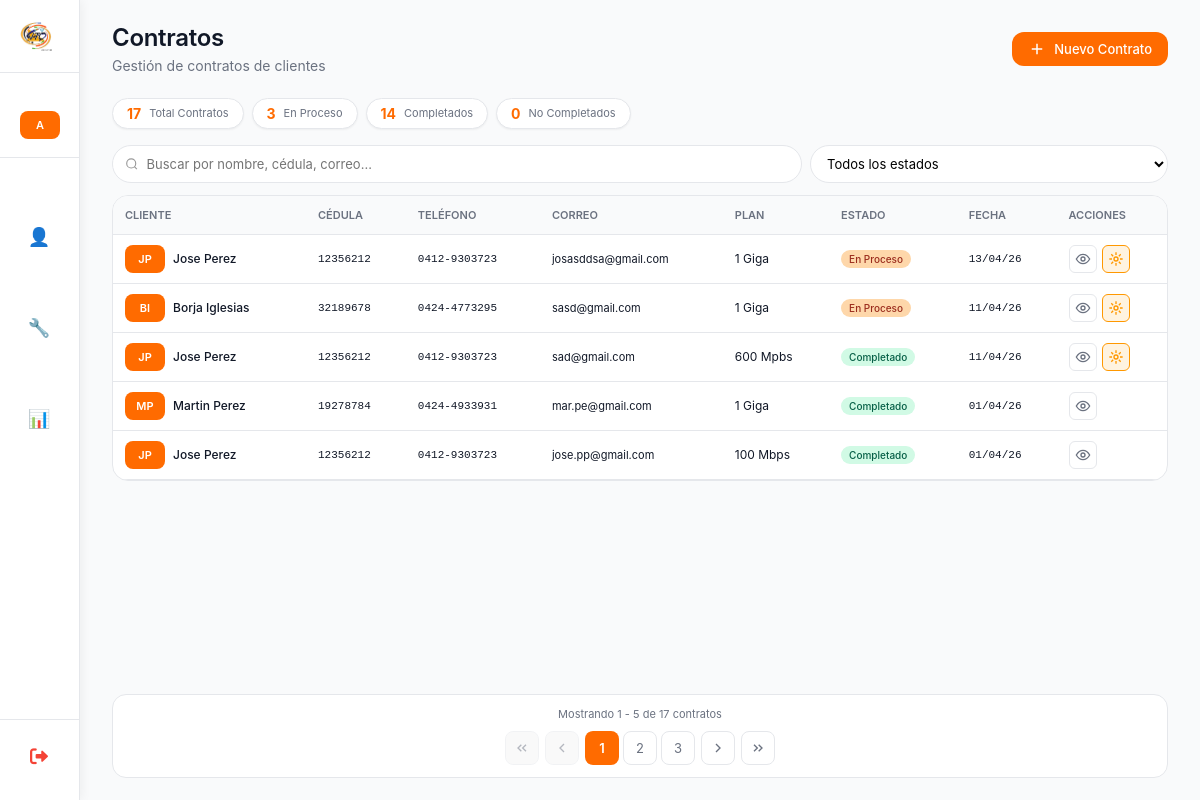
The page /lista_contratos/ (signed in) on the database as committed earlier.
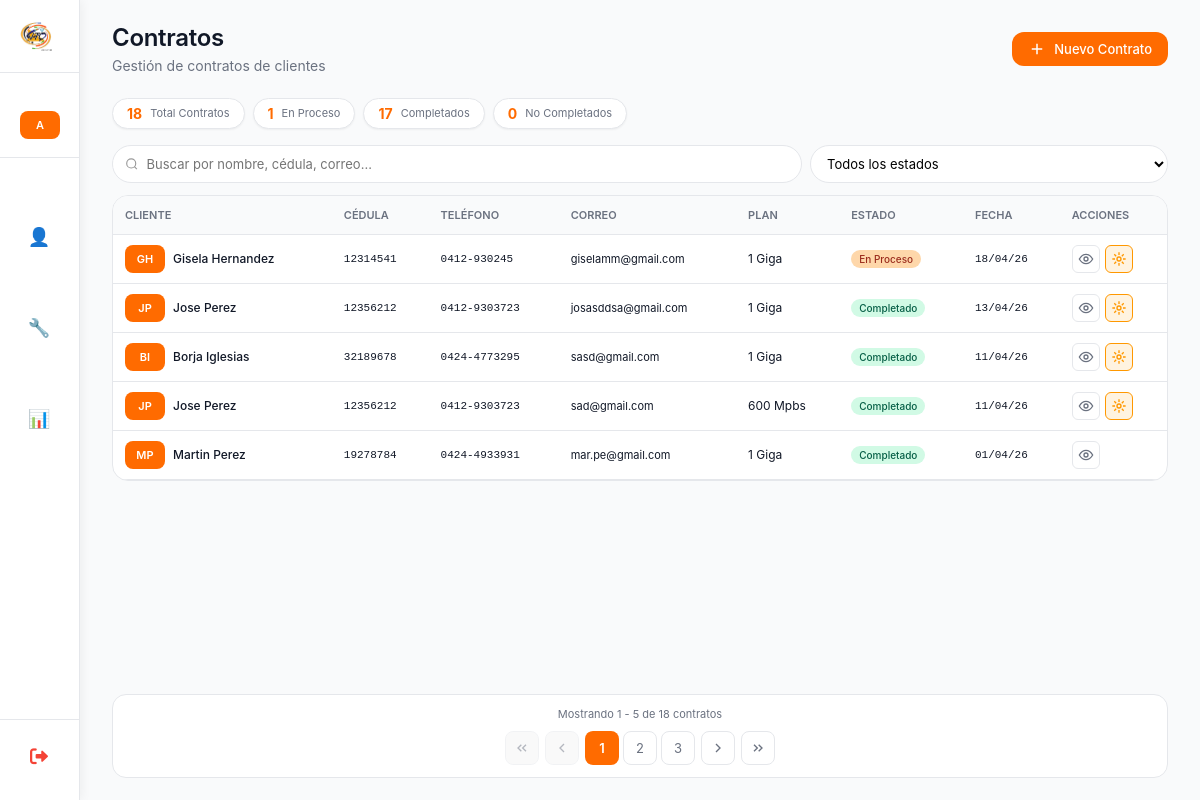
The same page on the database as committed later.
### myapp/models.py (models this page shows, shortened)
class ContratoCliente(models.Model):
    class SimplePlusChoices(models.TextChoices):
        SI = 'SI', 'Sí'
        NO = 'NO', 'No'
    class EstadoContrato(models.TextChoices):
        EN_PROCESO = 'EN_PROCESO', 'En Proceso'
        COMPLETADO = 'COMPLETADO', 'Completado'
        NO_COMPLETADO = 'NO_COMPLETADO', 'No Completado'
    cliente_potencial = models.ForeignKey('ClientePotencial',on_delete=models.CASCADE,related_name='contratos',verbose_name="Cliente Potencial")
    otro_telefono = models.CharField(max_length=20,verbose_name="Otro Teléfono",blank=True,null=True,help_text="Teléfono adicional de contacto")
    correo_electronico = models.EmailField(verbose_name="Correo Electrónico",max_length=254,unique=True)
    direccion_detallada = models.TextField(max_length=500,verbose_name="Dirección Detallada",help_text="Calle, avenida, urbanización, casa/edificio, piso, apartamento")
    fecha_nacimiento = models.DateField(verbose_name="Fecha de Nacimiento")
    plan_contratado = models.ForeignKey(Plan,on_delete=models.PROTECT,related_name='contratos',verbose_name="Plan a Contratar")
    simple_plus = models.CharField(max_length=2,choices=SimplePlusChoices.choices,default=SimplePlusChoices.NO,verbose_name="Simple Plus",help_text="¿El cliente tiene Simple Plus?")
    modalidad_equipo = models.ForeignKey(ModalidadEquipo,on_delete=models.PROTECT,related_name='contratos',verbose_name="Modalidad del Equipo")
    punto_referencia = models.CharField(max_length=255,verbose_name="Punto de Referencia",help_text="Referencia para encontrar la ubicación")
    tipo_vivienda = models.ForeignKey(TipoVivienda,on_delete=models.PROTECT,related_name='contratos',verbose_name="Tipo de Vivienda")
    numero_casa = models.CharField(max_length=50,verbose_name="Número de Casa/Edificio",help_text="Número de la casa, edificio, apartamento")
    numero_pago_movil = models.CharField(blank=True, null=True,max_length=20,verbose_name="Número de Pago Móvil",help_text="Número de teléfono donde se realizó el pago")
    foto_pago = models.ImageField(blank=True, null=True,upload_to='pagos/',verbose_name="Foto del Pago",help_text="Captura de pantalla o foto del comprobante de pago")
    red = models.ForeignKey(Red,on_delete=models.PROTECT,related_name='contratos',verbose_name="Red")
    ods = models.CharField(max_length=50,verbose_name="ODS",blank=True,null=True,help_text="Orden de Servicio (solo administrador)")
    customer_id = models.CharField(max_length=50,verbose_name="Customer ID",blank=True,null=True,help_text="ID del cliente en el sistema (solo administrador)")
    atr = models.CharField(default="*VTC Conexiones",max_length=50,verbose_name="ATR",blank=True,null=True,help_text="ATR")
    estado = models.CharField(max_length=15,choices=EstadoContrato.choices,default=EstadoContrato.EN_PROCESO,verbose_name="Estado del Contrato")
    creado_por = models.ForeignKey(User,on_delete=models.SET_NULL,null=True,blank=True,related_name='contratos_creados',verbose_name="Creado por")
    fecha_creacion = models.DateTimeField(auto_now_add=True,verbose_name="Fecha de creación")
    fecha_actualizacion = models.DateTimeField(auto_now=True,verbose_name="Última actualización")
    class Meta:
        verbose_name = "Contrato de Cliente"
        verbose_name_plural = "Contratos de Clientes"
        ordering = ['-fecha_creacion']
        indexes = [
            models.Index(fields=['estado']),
            models.Index(fields=['fecha_creacion']),
            models.Index(fields=['correo_electronico']),
        ]

class ClientePotencial(models.Model):
    class InteresadoChoices(models.TextChoices):
        SI = 'SI', 'Sí'
        TAL_VEZ = 'TAL_VEZ', 'Tal vez'
        NO = 'NO', 'No'
    cedula = models.CharField(max_length=15,verbose_name="Cédula de Identidad",unique=True,  help_text="Ej: V-12345678, E-87654321",db_index=True)
    nombre = models.CharField(max_length=100,verbose_name="Nombre")
    apellido = models.CharField(max_length=100,verbose_name="Apellido")
    direccion = models.TextField(max_length=255,verbose_name="Dirección",blank=True,null=True)
    telefono = models.CharField(max_length=20, verbose_name="Teléfono",help_text="Ej: +58 412-1234567")
    posee_internet = models.BooleanField(default=False,verbose_name="¿Posee internet?", help_text="Marcar si ya tiene servicio de internet")
    interesado = models.CharField(max_length=10,choices=InteresadoChoices.choices,default=InteresadoChoices.TAL_VEZ,verbose_name="Nivel de interés")
    observacion = models.TextField(max_length=500,verbose_name="Observaciones",blank=True,null=True,help_text="Notas adicionales sobre el cliente")
    fecha_registro = models.DateField( default=datetime.date.today, verbose_name="Fecha de registro",help_text="Fecha en que se registró el cliente")
    creado_por = models.ForeignKey(User,on_delete=models.SET_NULL,  null=True,blank=True,related_name='clientes_potenciales_creados', verbose_name="Creado por",help_text="Usuario que registró este cliente")
    fecha_creacion = models.DateTimeField(auto_now_add=True,verbose_name="Fecha de creación en sistema")
    fecha_actualizacion = models.DateTimeField(auto_now=True,verbose_name="Última actualización")
    class Meta:
        verbose_name = "Cliente Potencial"
        verbose_name_plural = "Clientes Potenciales"
        ordering = ['-fecha_creacion']  # Ordenar por más recientes primero

class Plan(models.Model):
    nombre = models.CharField(max_length=100,unique=True,verbose_name="Nombre del Plan")
    activo = models.BooleanField(default=True,verbose_name="Activo")
    fecha_creacion = models.DateTimeField(
        auto_now_add=True,
        verbose_name="Fecha de creación"
    )
    class Meta:
        verbose_name = "Plan"
        verbose_name_plural = "Planes"
        ordering = ['nombre']

### myapp/views_vendedores.py (the view, shortened to what this page needs)
# urls.py: path('lista_contratos/', lista_contratos, name='lista_contratos'),
@login_required
def lista_contratos(request):
    es_admin = request.user.is_superuser or request.user.groups.filter(name='Administrador').exists()
    if es_admin:
        contratos = ContratoCliente.objects.all().select_related(
            'cliente_potencial', 'creado_por', 'plan_contratado'
        )
        vendedores = User.objects.filter(is_active=True).order_by('username')
    else:
        contratos = ContratoCliente.objects.filter(creado_por=request.user).select_related(
            'cliente_potencial', 'plan_contratado'
        )
        vendedores = []
    estado = request.GET.get('estado', '')
    if estado:
        contratos = contratos.filter(estado=estado)
    busqueda = request.GET.get('busqueda', '')
    vendedor_id = request.GET.get('vendedor', '')
    if vendedor_id and es_admin:
        contratos = contratos.filter(creado_por_id=vendedor_id)
    paginator = Paginator(contratos, 5)
    page = request.GET.get('page')
    page_obj = paginator.get_page(page)
    total_contratos = contratos.count()
    en_proceso = contratos.filter(estado='EN_PROCESO').count()
    completados = contratos.filter(estado='COMPLETADO').count()
    no_completados = contratos.filter(estado='NO_COMPLETADO').count()
    context = {
        'page_obj': page_obj,
        'total_contratos': total_contratos,
        'en_proceso': en_proceso,
        'completados': completados,
        'no_completados': no_completados,
        'filtro_estado': estado,
        'filtro_vendedor': vendedor_id,
        'busqueda': busqueda,
        'vendedores': vendedores,
    }
    return render(request, 'Vendedores/lista_contratos.html', context)

### myapp/templates/Vendedores/lista_contratos.html (shortened to what the changed rows need)
{% extends 'Inicio_De_Sesion/base.html' %}
{% load static %}
{% block page_title %}Contratos{% endblock %}
{% block content %}
<div class="contratos-container">
    <div class="stats-grid">
        <div class="stat-card">
            <span class="stat-value">{{ total_contratos }}</span>
            <span class="stat-label">Total Contratos</span>
        </div>
        <div class="stat-card">
            <span class="stat-value">{{ en_proceso }}</span>
            <span class="stat-label">En Proceso</span>
        </div>
        <div class="stat-card">
            <span class="stat-value">{{ completados }}</span>
            <span class="stat-label">Completados</span>
        </div>
    </div>
    <div class="contratos-scroll-wrapper">
        <div class="desktop-view">
            <div class="table-container">
                <table class="table">
                    <thead>
                        <tr>
                            <th>Cliente</th>
                            <th>Cédula</th>
                            <th>Teléfono</th>
                            <th>Correo</th>
                            <th>Plan</th>
                            <th>Estado</th>
                            <th>Fecha</th>
                            <th>Acciones</th>
                        </thead>
                    <tbody>
                        {% for contrato in page_obj %}
                        <tr>
                            <td>
                                <div class="user-cell">
                                    <span class="user-avatar">{{ contrato.cliente_potencial.nombre|first|upper }}{{ contrato.cliente_potencial.apellido|first|upper }}</span>
                                    <div>
                                        <div class="user-name">{{ contrato.cliente_potencial.nombre }} {{ contrato.cliente_potencial.apellido }}</div>
                                    </div>
                                </div>
                            </td>
                            <td class="cedula-cell">{{ contrato.cliente_potencial.cedula }}</td>
                            <td class="telefono-cell">{{ contrato.cliente_potencial.telefono }}</td>
                            <td class="email-cell">{{ contrato.correo_electronico|truncatechars:25 }}</td>
                            <td>{{ contrato.plan_contratado.nombre|truncatechars:15 }}</td>
                            <td>
                                {% if contrato.estado == 'EN_PROCESO' %}
                                <span class="badge proceso">En Proceso</span>
                                {% elif contrato.estado == 'COMPLETADO' %}
                                <span class="badge completado">Completado</span>
                                {% elif contrato.estado == 'NO_COMPLETADO' %}
                                <span class="badge no-completado">No Completado</span>
                                {% endif %}
                            </td>
                            <td class="date-cell">{{ contrato.fecha_creacion|date:"d/m/y" }}</td>
                            <td>
                                <div class="actions">
                                    <button class="action-btn" onclick="verContrato({{ contrato.id }})" title="Ver detalles">
                                        <svg width="16" height="16" viewBox="0 0 24 24" fill="none" stroke="currentColor" stroke-width="2">
                                            <circle cx="12" cy="12" r="3"/>
                                            <path d="M22 12c-2.667 4.667-6 7-10 7s-7.333-2.333-10-7c2.667-4.667 6-7 10-7s7.333 2.333 10 7z"/>
                                        </svg>
                                    </button>
                                    {% if not contrato.numero_pago_movil or not contrato.foto_pago %}
                                    <button class="action-btn pago-pendiente" onclick="abrirModalPago({{ contrato.id }})" title="Completar información de pago">
                                        <svg width="16" height="16" viewBox="0 0 24 24" fill="none" stroke="currentColor" stroke-width="2">
                                            <path d="M12 2v4M12 18v4M4.93 4.93l2.83 2.83M16.24 16.24l2.83 2.83M2 12h4M18 12h4M4.93 19.07l2.83-2.83M16.24 7.76l2.83-2.83"/>
                                            <circle cx="12" cy="12" r="3"/>
                                        </svg>
                                    </button>
                                    {% endif %}
                                </div>
                            </td>
                        </tr>
                        {% empty %}
                        <tr>
                            <td colspan="{% if es_admin %}9{% else %}8{% endif %}" class="empty">No hay contratos registrados</td>
                        </tr>
                        {% endfor %}
                    </tbody>
                </table>
            </div>
        </div>
    </div>
    {% if page_obj.has_other_pages %}
    <div class="pagination-container">
        <div class="pagination-info">
            Mostrando {{ page_obj.start_index }} - {{ page_obj.end_index }} de {{ page_obj.paginator.count }} contratos
        </div>
        <div class="pagination-controls">
            {% if page_obj.has_previous %}
            <a href="?page=1{% if busqueda %}&busqueda={{ busqueda }}{% endif %}{% if filtro_estado %}&estado={{ filtro_estado }}{% endif %}{% if filtro_vendedor %}&vendedor={{ filtro_vendedor }}{% endif %}" class="page-link" title="Primera página">
                <svg width="16" height="16" viewBox="0 0 24 24" fill="none" stroke="currentColor" stroke-width="2">
                    <path d="M11 17l-5-5 5-5M18 17l-5-5 5-5"/>
                </svg>
            </a>
            <a href="?page={{ page_obj.previous_page_number }}{% if busqueda %}&busqueda={{ busqueda }}{% endif %}{% if filtro_estado %}&estado={{ filtro_estado }}{% endif %}{% if filtro_vendedor %}&vendedor={{ filtro_vendedor }}{% endif %}" class="page-link" title="Página anterior">
                <svg width="16" height="16" viewBox="0 0 24 24" fill="none" stroke="currentColor" stroke-width="2">
                    <path d="M15 18l-6-6 6-6"/>
                </svg>
            </a>
            {% else %}
            <span class="page-link disabled">
                <svg width="16" height="16" viewBox="0 0 24 24" fill="none" stroke="currentColor" stroke-width="2">
                    <path d="M11 17l-5-5 5-5M18 17l-5-5 5-5"/>
                </svg>
            </span>
            <span class="page-link disabled">
                <svg width="16" height="16" viewBox="0 0 24 24" fill="none" stroke="currentColor" stroke-width="2">
                    <path d="M15 18l-6-6 6-6"/>
                </svg>
            </span>
            {% endif %}
            <div class="page-numbers">
                {% for num in page_obj.paginator.page_range %}
                    {% if num == page_obj.number %}
                        <span class="page-current">{{ num }}</span>
                    {% elif num > page_obj.number|add:'-3' and num < page_obj.number|add:'3' %}
                        <a href="?page={{ num }}" class="page-num">{{ num }}</a>
                    {% endif %}
                {% endfor %}
            </div>
            {% if page_obj.has_next %}
            <a href="?page={{ page_obj.next_page_number }}" class="page-link" title="Página siguiente">
                <svg width="16" height="16" viewBox="0 0 24 24" fill="none" stroke="currentColor" stroke-width="2">
                    <path d="M9 18l6-6-6-6"/>
                </svg>
            </a>
            <a href="?page={{ page_obj.paginator.num_pages }}" class="page-link" title="Última página">
                <svg width="16" height="16" viewBox="0 0 24 24" fill="none" stroke="currentColor" stroke-width="2">
                    <path d="M13 17l5-5-5-5M6 17l5-5-5-5"/>
                </svg>
            </a>
            {% endif %}
        </div>
    </div>
    {% endif %}
</div>
{% endblock %}

Rows that differ between the two databases and show on the page:
no longer on this page (row unchanged): ContratoCliente: cliente_potencial.nombre|first "J", cliente_potencial.apellido|first "P", cliente_potencial.nombre "Jose", cliente_potencial.apellido "Perez", cliente_potencial.cedula "12356212", cliente_potencial.telefono "0412-9303723", correo_electronico "jose.pp@gmail.com", plan_contratado.nombre "100 Mbps", estado "Completado", fecha_creacion "01/04/26"
added ContratoCliente: cliente_potencial.nombre|first "G", cliente_potencial.apellido|first "H", cliente_potencial.nombre "Gisela", cliente_potencial.apellido "Hernandez", cliente_potencial.cedula "12314541", cliente_potencial.telefono "0412-930245", correo_electronico "giselamm@gmail.com", plan_contratado.nombre "1 Giga", estado "En Proceso", fecha_creacion "18/04/26"
changed ContratoCliente "josasddsa@gmail.com": estado "En Proceso" → "Completado"
changed ContratoCliente "sasd@gmail.com": estado "En Proceso" → "Completado"
Other text that changed with them:
{{ total_contratos }}: "17" → "18"
{{ en_proceso }}: "3" → "1"
{{ completados }}: "14" → "17"
{{ page_obj.paginator.count }}: "17" → "18"
